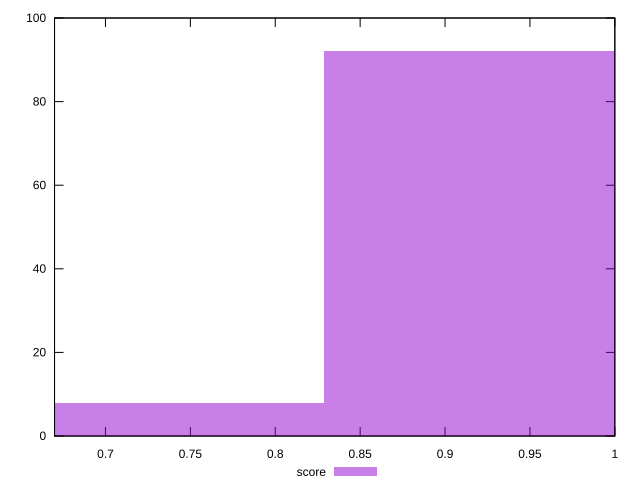

This chart was generated by the following gnuplot code:
reset

$score <<EOF
0.9210295579515844 92
0.7368236463612675 8
EOF

set key outside below
set boxwidth 0.18420591159031688
set xrange [0.67:1]
set yrange [0:100]
set trange [0:100]
set style fill transparent solid 0.5 noborder
set terminal svg size 640, 490 enhanced background rgb 'white'
set output "report_00015_2021-02-09T16-11-33.973Z/offscreen-images/samples/pages+cached+noadtech/score/histogram.svg"

plot $score title "score" with boxes

reset
